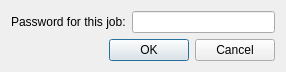
<?xml version="1.0" encoding="UTF-8"?>
<ui version="4.0">
 <class>PasswordDialog</class>
 <widget class="QDialog" name="PasswordDialog">
  <property name="geometry">
   <rect>
    <x>0</x>
    <y>0</y>
    <width>286</width>
    <height>67</height>
   </rect>
  </property>
  <property name="windowTitle">
   <string>Verify password</string>
  </property>
  <layout class="QFormLayout" name="formLayout">
   <property name="fieldGrowthPolicy">
    <enum>QFormLayout::AllNonFixedFieldsGrow</enum>
   </property>
   <item row="0" column="0">
    <widget class="QLabel" name="labelPassword">
     <property name="text">
      <string>Password for this job:</string>
     </property>
    </widget>
   </item>
   <item row="0" column="1">
    <widget class="QLineEdit" name="editPassword"/>
   </item>
   <item row="1" column="0" colspan="2">
    <widget class="QDialogButtonBox" name="buttonBox">
     <property name="orientation">
      <enum>Qt::Horizontal</enum>
     </property>
     <property name="standardButtons">
      <set>QDialogButtonBox::Cancel|QDialogButtonBox::Ok</set>
     </property>
    </widget>
   </item>
  </layout>
 </widget>
 <resources/>
 <connections>
  <connection>
   <sender>buttonBox</sender>
   <signal>accepted()</signal>
   <receiver>PasswordDialog</receiver>
   <slot>accept()</slot>
   <hints>
    <hint type="sourcelabel">
     <x>248</x>
     <y>254</y>
    </hint>
    <hint type="destinationlabel">
     <x>157</x>
     <y>274</y>
    </hint>
   </hints>
  </connection>
  <connection>
   <sender>buttonBox</sender>
   <signal>rejected()</signal>
   <receiver>PasswordDialog</receiver>
   <slot>reject()</slot>
   <hints>
    <hint type="sourcelabel">
     <x>316</x>
     <y>260</y>
    </hint>
    <hint type="destinationlabel">
     <x>286</x>
     <y>274</y>
    </hint>
   </hints>
  </connection>
 </connections>
</ui>
